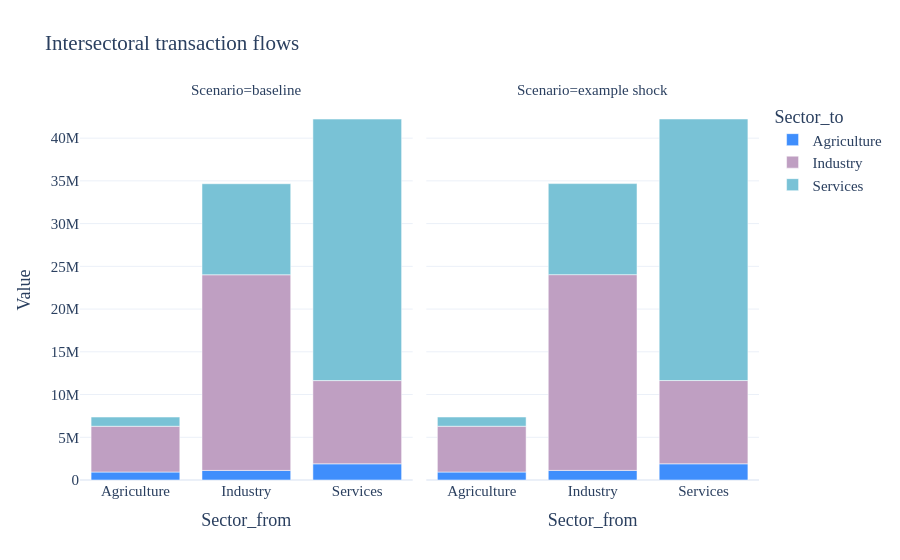

Here is the notebook cell this chart was saved with:
### Markdown cell above
You can also compare the raw matrix values side by side across scenarios, for example by faceting on `Scenario`.

### Code cell
db_IOT.plot(
    matrix="Z",
    scenarios=["baseline", "example shock"],
    preset=None,
    kind="bar",
    x="Sector_from",
    color="Sector_to",
    facet_col="Scenario",
    filters={"Region_from": ["Reg1"], "Region_to": ["Reg1"]},
    top_n=6,
    auto_open=False,
    path=False,
)

### Figure 1 — Plotly figure (JSON) as saved in the notebook; plotly's stock layout.template omitted (floating-point values rounded to 4 significant figures)
{"data": [{"hovertemplate": "Sector_to=Agriculture<br>Scenario=baseline<br>Sector_from=%{x}<br>Value=%{y}<extra></extra>", "legendgroup": "Agriculture", "marker": {"color": "#3F8EFC", "pattern": {"shape": ""}}, "name": "Agriculture", "orientation": "v", "showlegend": true, "textposition": "auto", "type": "bar", "x": ["Agriculture", "Industry", "Services"], "xaxis": "x", "y": [930900.0, 1122000.0, 1894000.0], "yaxis": "y"}, {"hovertemplate": "Sector_to=Agriculture<br>Scenario=example shock<br>Sector_from=%{x}<br>Value=%{y}<extra></extra>", "legendgroup": "Agriculture", "marker": {"color": "#3F8EFC", "pattern": {"shape": ""}}, "name": "Agriculture", "orientation": "v", "showlegend": false, "textposition": "auto", "type": "bar", "x": ["Agriculture", "Industry", "Services"], "xaxis": "x2", "y": [931500.0, 1123000.0, 1895000.0], "yaxis": "y2"}, {"hovertemplate": "Sector_to=Industry<br>Scenario=baseline<br>Sector_from=%{x}<br>Value=%{y}<extra></extra>", "legendgroup": "Industry", "marker": {"color": "#BF9FC2", "pattern": {"shape": ""}}, "name": "Industry", "orientation": "v", "showlegend": true, "textposition": "auto", "type": "bar", "x": ["Agriculture", "Industry", "Services"], "xaxis": "x", "y": [5358000.0, 22890000.0, 9738000.0], "yaxis": "y"}, {"hovertemplate": "Sector_to=Industry<br>Scenario=example shock<br>Sector_from=%{x}<br>Value=%{y}<extra></extra>", "legendgroup": "Industry", "marker": {"color": "#BF9FC2", "pattern": {"shape": ""}}, "name": "Industry", "orientation": "v", "showlegend": false, "textposition": "auto", "type": "bar", "x": ["Agriculture", "Industry", "Services"], "xaxis": "x2", "y": [5361000.0, 22900000.0, 9743000.0], "yaxis": "y2"}, {"hovertemplate": "Sector_to=Services<br>Scenario=baseline<br>Sector_from=%{x}<br>Value=%{y}<extra></extra>", "legendgroup": "Services", "marker": {"color": "#79C2D6", "pattern": {"shape": ""}}, "name": "Services", "orientation": "v", "showlegend": true, "textposition": "auto", "type": "bar", "x": ["Agriculture", "Industry", "Services"], "xaxis": "x", "y": [1075000.0, 10650000.0, 30600000.0], "yaxis": "y"}, {"hovertemplate": "Sector_to=Services<br>Scenario=example shock<br>Sector_from=%{x}<br>Value=%{y}<extra></extra>", "legendgroup": "Services", "marker": {"color": "#79C2D6", "pattern": {"shape": ""}}, "name": "Services", "orientation": "v", "showlegend": false, "textposition": "auto", "type": "bar", "x": ["Agriculture", "Industry", "Services"], "xaxis": "x2", "y": [1075000.0, 10650000.0, 30600000.0], "yaxis": "y2"}], "layout": {"annotations": [{"font": {}, "showarrow": false, "text": "Scenario=baseline", "x": 0.245, "xanchor": "center", "xref": "paper", "y": 1, "yanchor": "bottom", "yref": "paper"}, {"font": {}, "showarrow": false, "text": "Scenario=example shock", "x": 0.755, "xanchor": "center", "xref": "paper", "y": 1, "yanchor": "bottom", "yref": "paper"}], "barmode": "relative", "font": {"family": "Verdana", "size": 15}, "legend": {"title": {"text": "Sector_to"}, "tracegroupgap": 0}, "title": {"text": "Intersectoral transaction flows"}, "xaxis": {"anchor": "y", "domain": [0, 0.49], "title": {"text": "Sector_from"}}, "xaxis2": {"anchor": "y2", "domain": [0.51, 1], "matches": "x", "title": {"text": "Sector_from"}}, "yaxis": {"anchor": "x", "domain": [0, 1], "title": {"text": "Value"}}, "yaxis2": {"anchor": "x2", "domain": [0, 1], "matches": "y", "showticklabels": false}}}
